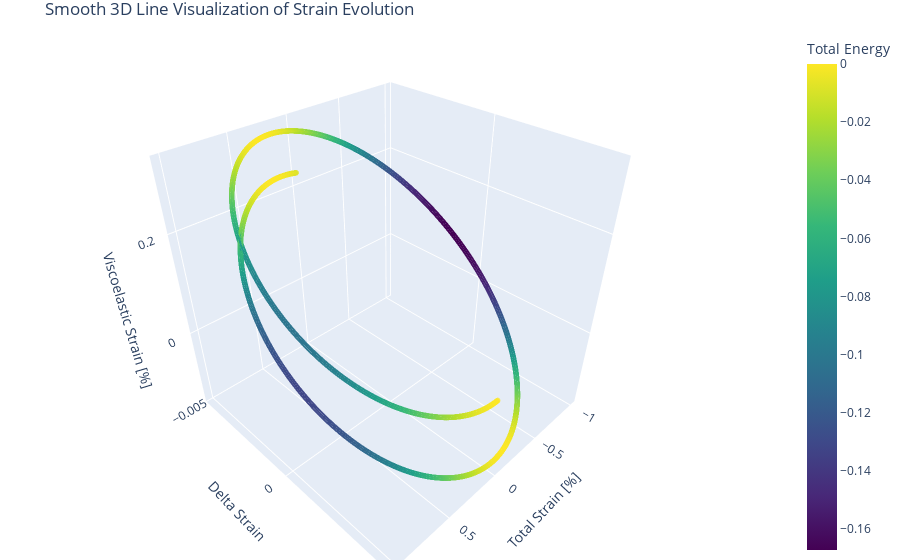

This figure's notebook cell:
### Code cell
import plotly.graph_objects as go

fig = go.Figure(data=[go.Scatter3d(
    x=eps_t,
    y=delta_eps_t,
    z=eps_v_t,
    mode='lines+markers',
    line=dict(
        color=pi_n1,
        colorscale='Viridis',
        width=4
    ),
    marker=dict(
        size=2,               # Small markers
        color=pi_n1,
        colorscale='Viridis',
        colorbar=dict(title='Total Energy'),
        opacity=0.6
    )
)])

fig.update_layout(
    scene=dict(
        xaxis_title='Total Strain [%]',
        yaxis_title='Delta Strain',
        zaxis_title='Viscoelastic Strain [%]'
    ),
    title='Smooth 3D Line Visualization of Strain Evolution',
    margin=dict(l=0, r=0, b=0, t=30)
)

fig.show()

### Figure 1 — Plotly figure (JSON) as saved in the notebook; plotly's stock layout.template omitted (floating-point values rounded to 4 significant figures; data arrays with more than 128 entries replaced by an {"elided": "..."} marker saying what was removed)
{"data": [{"line": {"color": {"elided": "2000 float values"}, "colorscale": [[0, "#440154"], [0.1111, "#482878"], [0.2222, "#3e4989"], [0.3333, "#31688e"], [0.4444, "#26828e"], [0.5556, "#1f9e89"], [0.6667, "#35b779"], [0.7778, "#6ece58"], [0.8889, "#b5de2b"], [1, "#fde725"]], "width": 4}, "marker": {"color": {"elided": "2000 float values"}, "colorbar": {"title": {"text": "Total Energy"}}, "colorscale": [[0, "#440154"], [0.1111, "#482878"], [0.2222, "#3e4989"], [0.3333, "#31688e"], [0.4444, "#26828e"], [0.5556, "#1f9e89"], [0.6667, "#35b779"], [0.7778, "#6ece58"], [0.8889, "#b5de2b"], [1, "#fde725"]], "opacity": 0.6, "size": 2}, "mode": "lines+markers", "type": "scatter3d", "x": {"elided": "2000 float values"}, "y": {"elided": "2000 float values"}, "z": {"elided": "2000 float values"}}], "layout": {"margin": {"b": 0, "l": 0, "r": 0, "t": 30}, "scene": {"xaxis": {"title": {"text": "Total Strain [%]"}}, "yaxis": {"title": {"text": "Delta Strain"}}, "zaxis": {"title": {"text": "Viscoelastic Strain [%]"}}}, "title": {"text": "Smooth 3D Line Visualization of Strain Evolution"}}}
